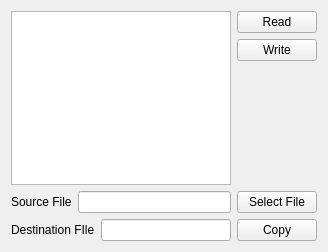
<?xml version="1.0" encoding="UTF-8"?>
<ui version="4.0">
 <class>Widget</class>
 <widget class="QWidget" name="Widget">
  <property name="geometry">
   <rect>
    <x>0</x>
    <y>0</y>
    <width>328</width>
    <height>252</height>
   </rect>
  </property>
  <property name="windowTitle">
   <string>Widget</string>
  </property>
  <layout class="QVBoxLayout" name="verticalLayout_2">
   <item>
    <layout class="QHBoxLayout" name="horizontalLayout">
     <item>
      <widget class="QTextEdit" name="textEdit"/>
     </item>
     <item>
      <layout class="QVBoxLayout" name="verticalLayout">
       <item>
        <widget class="QPushButton" name="readButton">
         <property name="text">
          <string>Read</string>
         </property>
        </widget>
       </item>
       <item>
        <widget class="QPushButton" name="writeButton">
         <property name="text">
          <string>Write</string>
         </property>
        </widget>
       </item>
       <item>
        <spacer name="verticalSpacer">
         <property name="orientation">
          <enum>Qt::Vertical</enum>
         </property>
         <property name="sizeHint" stdset="0">
          <size>
           <width>20</width>
           <height>40</height>
          </size>
         </property>
        </spacer>
       </item>
      </layout>
     </item>
    </layout>
   </item>
   <item>
    <layout class="QHBoxLayout" name="horizontalLayout_2">
     <item>
      <widget class="QLabel" name="label">
       <property name="text">
        <string>Source File</string>
       </property>
      </widget>
     </item>
     <item>
      <widget class="QLineEdit" name="sourceLineEdit"/>
     </item>
     <item>
      <widget class="QPushButton" name="selectButton">
       <property name="text">
        <string>Select File</string>
       </property>
      </widget>
     </item>
    </layout>
   </item>
   <item>
    <layout class="QHBoxLayout" name="horizontalLayout_3">
     <item>
      <widget class="QLabel" name="label_2">
       <property name="text">
        <string>Destination FIle</string>
       </property>
      </widget>
     </item>
     <item>
      <widget class="QLineEdit" name="destinationLineEdit"/>
     </item>
     <item>
      <widget class="QPushButton" name="copyButton">
       <property name="text">
        <string>Copy</string>
       </property>
      </widget>
     </item>
    </layout>
   </item>
  </layout>
 </widget>
 <resources/>
 <connections/>
</ui>
